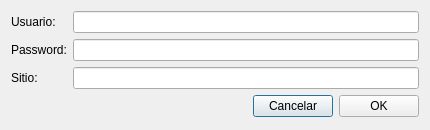
<?xml version="1.0" encoding="UTF-8"?>
<ui version="4.0">
 <class>AgregaDialog</class>
 <widget class="QDialog" name="AgregaDialog">
  <property name="geometry">
   <rect>
    <x>0</x>
    <y>0</y>
    <width>430</width>
    <height>130</height>
   </rect>
  </property>
  <property name="windowTitle">
   <string>Agregar Usuario</string>
  </property>
  <layout class="QVBoxLayout" name="verticalLayout">
   <item>
    <layout class="QGridLayout" name="gridLayout">
     <item row="0" column="0">
      <widget class="QLabel" name="label">
       <property name="text">
        <string>Usuario:</string>
       </property>
      </widget>
     </item>
     <item row="0" column="1">
      <widget class="QLineEdit" name="titulo">
       <property name="whatsThis">
        <string>Nombre de usuario</string>
       </property>
      </widget>
     </item>
     <item row="1" column="0">
      <widget class="QLabel" name="label_2">
       <property name="text">
        <string>Password:</string>
       </property>
      </widget>
     </item>
     <item row="1" column="1">
      <widget class="QLineEdit" name="autor">
       <property name="whatsThis">
        <string>Password</string>
       </property>
      </widget>
     </item>
     <item row="2" column="0">
      <widget class="QLabel" name="label_3">
       <property name="text">
        <string>Sitio:</string>
       </property>
      </widget>
     </item>
     <item row="2" column="1">
      <widget class="QLineEdit" name="editorial">
       <property name="whatsThis">
        <string>Nombre del sitio</string>
       </property>
      </widget>
     </item>
    </layout>
   </item>
   <item>
    <layout class="QHBoxLayout" name="horizontalLayout">
     <item>
      <spacer name="horizontalSpacer">
       <property name="orientation">
        <enum>Qt::Horizontal</enum>
       </property>
       <property name="sizeHint" stdset="0">
        <size>
         <width>40</width>
         <height>20</height>
        </size>
       </property>
      </spacer>
     </item>
     <item>
      <widget class="QPushButton" name="cancelar">
       <property name="text">
        <string>Cancelar</string>
       </property>
       <property name="icon">
        <iconset resource="icons.qrc">
         <normaloff>:/cancel.png</normaloff>:/cancel.png</iconset>
       </property>
      </widget>
     </item>
     <item>
      <widget class="QPushButton" name="aceptar">
       <property name="text">
        <string>OK</string>
       </property>
       <property name="icon">
        <iconset resource="icons.qrc">
         <normaloff>:/accept.png</normaloff>:/accept.png</iconset>
       </property>
      </widget>
     </item>
    </layout>
   </item>
  </layout>
 </widget>
 <resources>
  <include location="icons.qrc"/>
 </resources>
 <connections/>
</ui>
